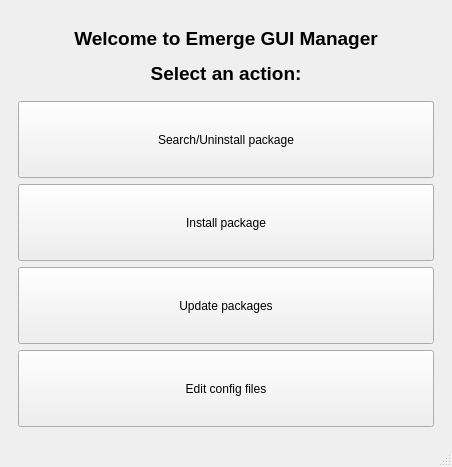
<?xml version="1.0" encoding="UTF-8"?>
<ui version="4.0">
 <class>MainWindow</class>
 <widget class="QMainWindow" name="MainWindow">
  <property name="geometry">
   <rect>
    <x>0</x>
    <y>0</y>
    <width>452</width>
    <height>467</height>
   </rect>
  </property>
  <property name="windowTitle">
   <string>QtEmerge</string>
  </property>
  <widget class="QWidget" name="centralwidget">
   <layout class="QVBoxLayout" name="verticalLayout">
    <item>
     <widget class="QStackedWidget" name="stackedWidget">
      <widget class="QWidget" name="page_mainMenu">
       <layout class="QGridLayout" name="gridLayout_2">
        <item row="0" column="0">
         <layout class="QVBoxLayout" name="verticalLayout_3">
          <item>
           <widget class="QLabel" name="label">
            <property name="sizePolicy">
             <sizepolicy hsizetype="Expanding" vsizetype="Expanding">
              <horstretch>0</horstretch>
              <verstretch>0</verstretch>
             </sizepolicy>
            </property>
            <property name="text">
             <string>&lt;html&gt;&lt;head/&gt;&lt;body&gt;&lt;p align=&quot;center&quot;&gt;&lt;span style=&quot; font-size:14pt; font-weight:700;&quot;&gt;Welcome to Emerge GUI Manager&lt;/span&gt;&lt;/p&gt;&lt;p align=&quot;center&quot;&gt;&lt;span style=&quot; font-size:14pt; font-weight:700;&quot;&gt;Select an action:&lt;/span&gt;&lt;/p&gt;&lt;/body&gt;&lt;/html&gt;</string>
            </property>
           </widget>
          </item>
          <item>
           <widget class="QPushButton" name="b_goToSearchUninstallPage">
            <property name="sizePolicy">
             <sizepolicy hsizetype="Expanding" vsizetype="Expanding">
              <horstretch>0</horstretch>
              <verstretch>0</verstretch>
             </sizepolicy>
            </property>
            <property name="text">
             <string>Search/Uninstall package</string>
            </property>
           </widget>
          </item>
          <item>
           <widget class="QPushButton" name="b_goToInstallPage">
            <property name="sizePolicy">
             <sizepolicy hsizetype="Expanding" vsizetype="Expanding">
              <horstretch>0</horstretch>
              <verstretch>0</verstretch>
             </sizepolicy>
            </property>
            <property name="text">
             <string>Install package</string>
            </property>
           </widget>
          </item>
          <item>
           <widget class="QPushButton" name="b_goToUpdatePage">
            <property name="sizePolicy">
             <sizepolicy hsizetype="Expanding" vsizetype="Expanding">
              <horstretch>0</horstretch>
              <verstretch>0</verstretch>
             </sizepolicy>
            </property>
            <property name="text">
             <string>Update packages</string>
            </property>
           </widget>
          </item>
          <item>
           <widget class="QPushButton" name="b_goToEditConfigPage">
            <property name="sizePolicy">
             <sizepolicy hsizetype="Expanding" vsizetype="Expanding">
              <horstretch>0</horstretch>
              <verstretch>0</verstretch>
             </sizepolicy>
            </property>
            <property name="text">
             <string>Edit config files</string>
            </property>
           </widget>
          </item>
         </layout>
        </item>
       </layout>
      </widget>
      <widget class="QWidget" name="page_searchUninstall">
       <layout class="QGridLayout" name="gridLayout">
        <item row="0" column="0">
         <layout class="QHBoxLayout" name="horizontalLayout_3">
          <item>
           <widget class="QPlainTextEdit" name="pte_search">
            <property name="sizePolicy">
             <sizepolicy hsizetype="Expanding" vsizetype="Maximum">
              <horstretch>0</horstretch>
              <verstretch>0</verstretch>
             </sizepolicy>
            </property>
            <property name="maximumSize">
             <size>
              <width>16777215</width>
              <height>32</height>
             </size>
            </property>
            <property name="lineWrapMode">
             <enum>QPlainTextEdit::LineWrapMode::WidgetWidth</enum>
            </property>
            <property name="centerOnScroll">
             <bool>false</bool>
            </property>
            <property name="placeholderText">
             <string extracomment="Search installed packages">Search installed packages</string>
            </property>
           </widget>
          </item>
          <item>
           <widget class="QPushButton" name="b_clearSearch">
            <property name="text">
             <string>Clear</string>
            </property>
           </widget>
          </item>
         </layout>
        </item>
        <item row="1" column="0">
         <widget class="QListWidget" name="lw_packages"/>
        </item>
        <item row="2" column="0">
         <layout class="QHBoxLayout" name="horizontalLayout_4">
          <item>
           <widget class="QPushButton" name="b_refresh">
            <property name="sizePolicy">
             <sizepolicy hsizetype="Maximum" vsizetype="Fixed">
              <horstretch>0</horstretch>
              <verstretch>0</verstretch>
             </sizepolicy>
            </property>
            <property name="text">
             <string>Refresh</string>
            </property>
           </widget>
          </item>
          <item>
           <widget class="QPushButton" name="b_removeSelected">
            <property name="sizePolicy">
             <sizepolicy hsizetype="MinimumExpanding" vsizetype="Fixed">
              <horstretch>0</horstretch>
              <verstretch>0</verstretch>
             </sizepolicy>
            </property>
            <property name="text">
             <string>Remove selected package</string>
            </property>
           </widget>
          </item>
          <item>
           <widget class="QPushButton" name="b_removeOrphaned">
            <property name="sizePolicy">
             <sizepolicy hsizetype="MinimumExpanding" vsizetype="Fixed">
              <horstretch>0</horstretch>
              <verstretch>0</verstretch>
             </sizepolicy>
            </property>
            <property name="text">
             <string>Remove orphaned packages</string>
            </property>
           </widget>
          </item>
         </layout>
        </item>
        <item row="3" column="0">
         <widget class="QPushButton" name="b_back">
          <property name="text">
           <string>Go back</string>
          </property>
         </widget>
        </item>
       </layout>
      </widget>
      <widget class="QWidget" name="page_install">
       <layout class="QGridLayout" name="gridLayout_3">
        <item row="0" column="0">
         <layout class="QVBoxLayout" name="verticalLayout">
          <item>
           <widget class="QGroupBox" name="groupBox_packages">
            <property name="title">
             <string>Package Installation</string>
            </property>
            <layout class="QVBoxLayout" name="verticalLayout_4">
             <item>
              <widget class="QLabel" name="label_hint">
               <property name="text">
                <string>Enter package names (separate multiple packages with spaces):</string>
               </property>
              </widget>
             </item>
             <item>
              <widget class="QPlainTextEdit" name="pte_packages">
               <property name="placeholderText">
                <string>e.g., app-editors/vim dev-util/cmake</string>
               </property>
              </widget>
             </item>
             <item>
              <widget class="QPushButton" name="b_installPackages">
               <property name="text">
                <string>Install Package(s)</string>
               </property>
              </widget>
             </item>
            </layout>
           </widget>
          </item>
          <item>
           <widget class="QGroupBox" name="groupBox_presets">
            <property name="title">
             <string>Package Presets</string>
            </property>
            <layout class="QVBoxLayout" name="verticalLayout_3">
             <item>
              <layout class="QHBoxLayout" name="horizontalLayout">
               <item>
                <widget class="QLineEdit" name="le_presetName">
                 <property name="placeholderText">
                  <string>Enter preset name</string>
                 </property>
                </widget>
               </item>
               <item>
                <widget class="QPushButton" name="b_savePreset">
                 <property name="text">
                  <string>Save Current as Preset</string>
                 </property>
                </widget>
               </item>
              </layout>
             </item>
             <item>
              <widget class="QListWidget" name="lw_presets"/>
             </item>
             <item>
              <layout class="QHBoxLayout" name="horizontalLayout_2">
               <item>
                <widget class="QPushButton" name="b_loadPreset">
                 <property name="text">
                  <string>Load Selected Preset</string>
                 </property>
                </widget>
               </item>
               <item>
                <widget class="QPushButton" name="b_deletePreset">
                 <property name="text">
                  <string>Delete Selected Preset</string>
                 </property>
                </widget>
               </item>
              </layout>
             </item>
            </layout>
           </widget>
          </item>
          <item>
           <widget class="QPushButton" name="b_back">
            <property name="text">
             <string>Go back</string>
            </property>
           </widget>
          </item>
         </layout>
        </item>
       </layout>
      </widget>
      <widget class="QWidget" name="page_update">
       <layout class="QGridLayout" name="gridLayout_4">
        <item row="0" column="0">
         <layout class="QVBoxLayout" name="verticalLayout_5">
          <item>
           <widget class="QListWidget" name="lw_packagesToUpdate"/>
          </item>
          <item>
           <layout class="QHBoxLayout" name="horizontalLayout_update">
            <item>
             <widget class="QPushButton" name="b_updateGentooRepo">
              <property name="text">
               <string>Update Gentoo Repository</string>
              </property>
             </widget>
            </item>
            <item>
             <widget class="QPushButton" name="b_checkForUpdates">
              <property name="text">
               <string>Check for updates</string>
              </property>
             </widget>
            </item>
            <item>
             <widget class="QPushButton" name="b_updateAll">
              <property name="text">
               <string>Update all</string>
              </property>
             </widget>
            </item>
           </layout>
          </item>
          <item>
           <widget class="QPushButton" name="b_back">
            <property name="text">
             <string>Go back</string>
            </property>
           </widget>
          </item>
         </layout>
        </item>
       </layout>
      </widget>
      <widget class="QWidget" name="page_editConfig">
       <layout class="QGridLayout" name="gridLayout_5">
        <item row="0" column="0">
         <widget class="QLabel" name="l_file">
          <property name="text">
           <string>TextLabel</string>
          </property>
         </widget>
        </item>
        <item row="1" column="0">
         <widget class="QPlainTextEdit" name="pte_fileEdit"/>
        </item>
        <item row="2" column="0">
         <layout class="QHBoxLayout" name="horizontalLayout_5">
          <item>
           <widget class="QPushButton" name="b_saveFile">
            <property name="text">
             <string>Save</string>
            </property>
           </widget>
          </item>
          <item>
           <widget class="QPushButton" name="b_refreshFile">
            <property name="text">
             <string>Refresh</string>
            </property>
           </widget>
          </item>
         </layout>
        </item>
        <item row="3" column="0">
         <widget class="QPushButton" name="b_back3">
          <property name="text">
           <string>Go back</string>
          </property>
         </widget>
        </item>
       </layout>
      </widget>
     </widget>
    </item>
   </layout>
  </widget>
  <widget class="QMenuBar" name="menubar">
   <property name="geometry">
    <rect>
     <x>0</x>
     <y>0</y>
     <width>452</width>
     <height>22</height>
    </rect>
   </property>
  </widget>
  <widget class="QStatusBar" name="statusbar"/>
 </widget>
 <resources/>
 <connections/>
</ui>
